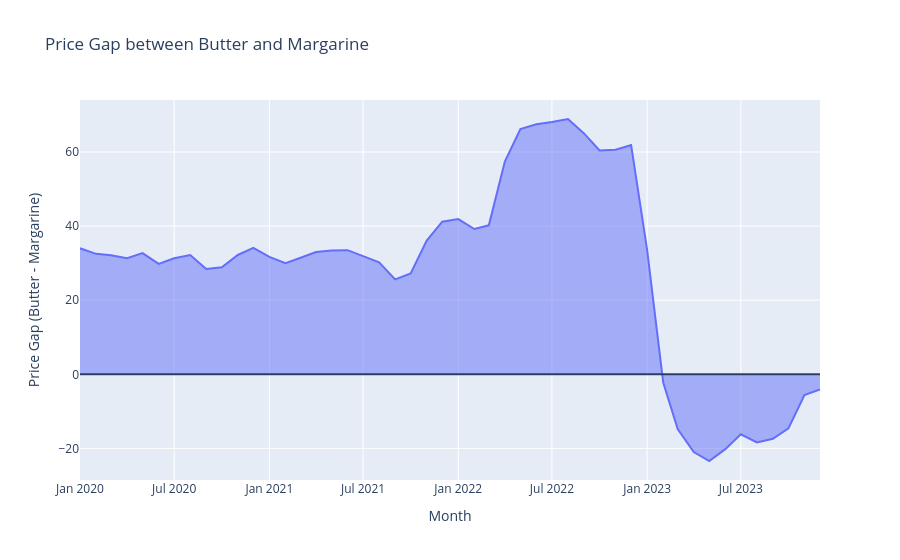

The cell this chart's notebook holds for it:
### Code cell
import plotly.express as px

fig = px.area(
    merged_df,
    x="month",
    y="price_gap",
    title="Price Gap between Butter and Margarine",
    labels={
        "month": "Month",
        "price_gap": "Price Gap (Butter - Margarine)"
    }
)


fig.add_hline(y=0)

fig.show()
